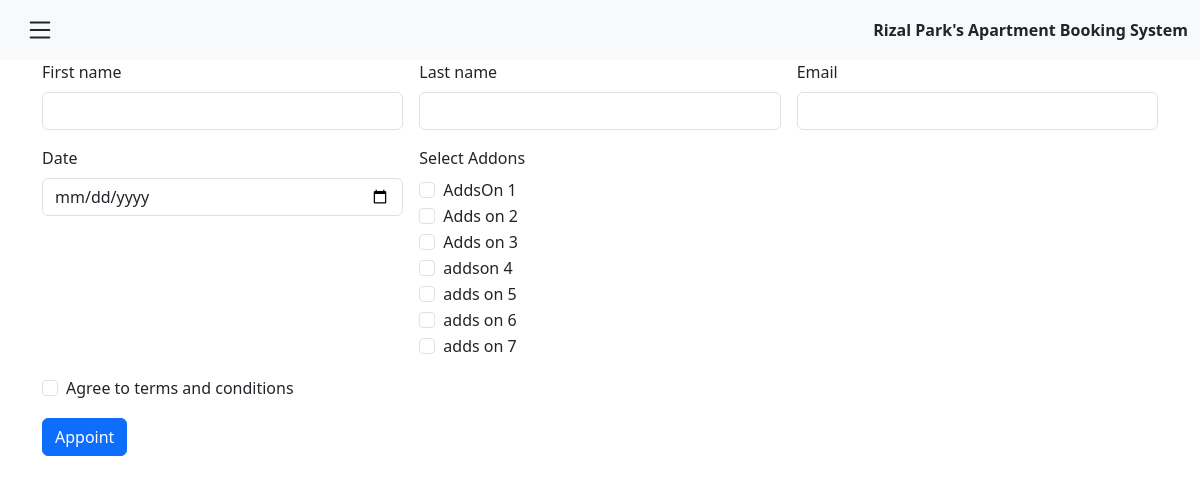
/bookForm.php, run on an earlier commit of the app's database.
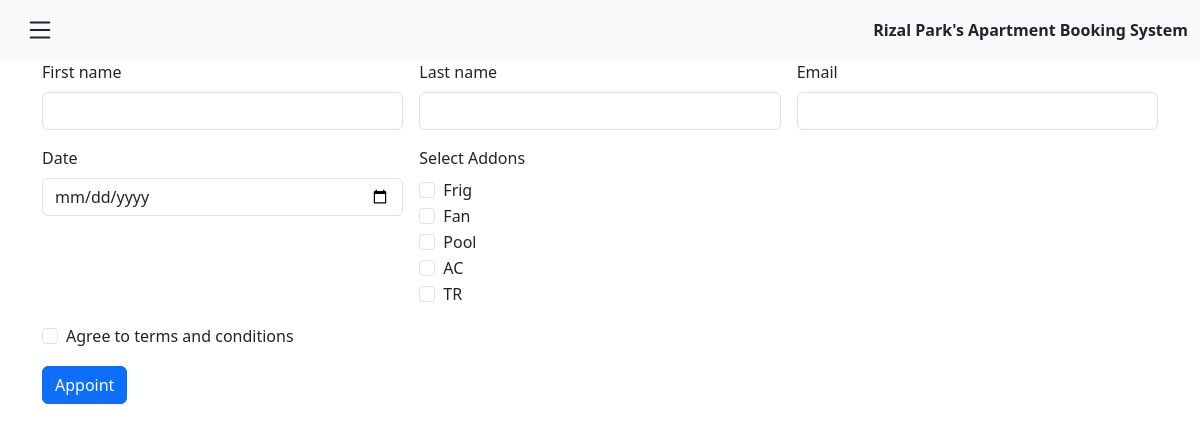
And on a later commit of the database.
### tables this page shows
CREATE TABLE `addson` (
  `id` int(11) NOT NULL,
  `title` varchar(255) NOT NULL,
  `picture` longtext NOT NULL,
  `description` longtext NOT NULL,
  `price` bigint(255) NOT NULL,
  `availability` varchar(255) NOT NULL
);

### components/retrieveAddsOn.php (called while the page is built, shortened)
<?php
require 'connect.php';
$query = "SELECT * FROM addson";
$result = mysqli_query($conn, $query);
if ($result) {
    $addsons = array();
    while ($row = mysqli_fetch_assoc($result)) {
        $addsons[] = $row;
    }
} else {
    echo "Error executing the query: " . mysqli_error($conn);
}
?>

### bookForm.php (the view, shortened to what this page needs)
<?php
require 'components/retrieveCopy.php';
require 'components/retrieveAddsOn.php';
$fName = $lName = $email = $date = $addOn = '';
require 'components/navbar.php';
?>
</head>
<div class="container">
    <form class="row g-3" method="POST">
        <div class="col-md-4">
            <label for="validationServer01" class="form-label">First name</label>
            <input type="text" class="form-control <?php echo isset($errors['fName']) ? 'is-invalid' : ''; ?>"
                id="validationServer01" name="fName" value="<?php echo isset($fName) ? $fName : ''; ?>">
        </div>
        <div class="col-md-4">
            <label for="validationServer02" class="form-label">Last name</label>
            <input type="text" class="form-control <?php echo isset($errors['lName']) ? 'is-invalid' : ''; ?>"
                id="validationServer02" name="lName" value="<?php echo isset($lName) ? $lName : ''; ?>">
        </div>
        <div class="col-md-4">
            <label for="validationServerUsername" class="form-label">Email</label>
            <div class="input-group has-validation">
                <input type="text" class="form-control <?php echo isset($errors['email']) ? 'is-invalid' : ''; ?>"
                    id="validationServerUsername" aria-describedby="inputGroupPrepend3 validationServerUsernameFeedback"
                    name="email" value="<?php echo isset($email) ? $email : ''; ?>">
            </div>
        </div>
        <div class="col-md-4">
            <label for="validationServeDate" class="form-label">Date</label>
            <div class="input-group has-validation">
                <input type="date" class="form-control <?php echo isset($errors['date']) ? 'is-invalid' : ''; ?>"
                    id="validationServeDate" aria-describedby="inputGroupPrepend3 validationServeDateFeedback"
                    name="date" value="<?php echo isset($date) ? $date : ''; ?>">
            </div>
        </div>
        <div class="col-md-4">
            <label class="form-label">Select Addons</label><br>
            <?php foreach ($addsons as $addson): ?>
                <div class="form-check">
                    <input class="form-check-input" type="checkbox" name="addons[]" id="addon-<?php echo $addson['id']; ?>"
                        value="<?php echo $addson['title']; ?>">
                    <label class="form-check-label" for="addon-<?php echo $addson['id']; ?>">
                        <?php echo htmlspecialchars($addson['title']); ?>
                    </label>
                </div>
            <?php endforeach; ?>
        </div>
        <div class="col-12">
            <div class="form-check">
                <input class="form-check-input <?php echo isset($errors['terms']) ? 'is-invalid' : ''; ?>"
                    type="checkbox" value="1" id="invalidCheck3" name="terms" <?php echo isset($_POST['terms']) ? 'checked' : ''; ?>>
                <label class="form-check-label" for="invalidCheck3">
                    Agree to terms and conditions
                </label>
            </div>
        </div>
        <div class="col-12">
            <button class="btn btn-primary" type="submit">Appoint</button>
        </div>
    </form>
</div>

### components/layout.php (shortened to what this page needs)
<!DOCTYPE html>
<html lang="en">
<head>
    <link href="https://cdn.jsdelivr.net/npm/bootstrap@5.3.0/dist/css/bootstrap.min.css" rel="stylesheet"
 />
    <link rel="stylesheet" href="https://cdnjs.cloudflare.com/ajax/libs/font-awesome/6.0.0-beta3/css/all.min.css"
 />
    <link rel="stylesheet" href="https://cdnjs.cloudflare.com/ajax/libs/font-awesome/5.13.0/css/all.min.css">
</head>
</body>
</html>

### components/navbar.php (shortened to what this page needs)
<?php
require 'layout.php';
?>
</head>
<body>
    <nav class="navbar bg-body-tertiary">
        <div class="container-fluid d-flex justify-content-between align-items-center">
            <a class="btn" type="button" data-bs-toggle="offcanvas" data-bs-target="#offCanvas"
                aria-controls="offCanvas">
            </a>
            <span class="fw-bold flex-grow-1 text-end d-none d-md-block">Rizal Park's Apartment Booking System</span>
        </div>
    </nav>

What changed in the data, as far as the page shows it:
removed addson: title "AddsOn 1"
removed addson: title "Adds on 2"
removed addson: title "Adds on 3"
removed addson: title "addson 4"
removed addson: title "adds on 5"
removed addson: title "adds on 6"
removed addson: title "adds on 7"
added addson: title "Frig"
added addson: title "Fan"
added addson: title "Pool"
added addson: title "AC"
added addson: title "TR"
